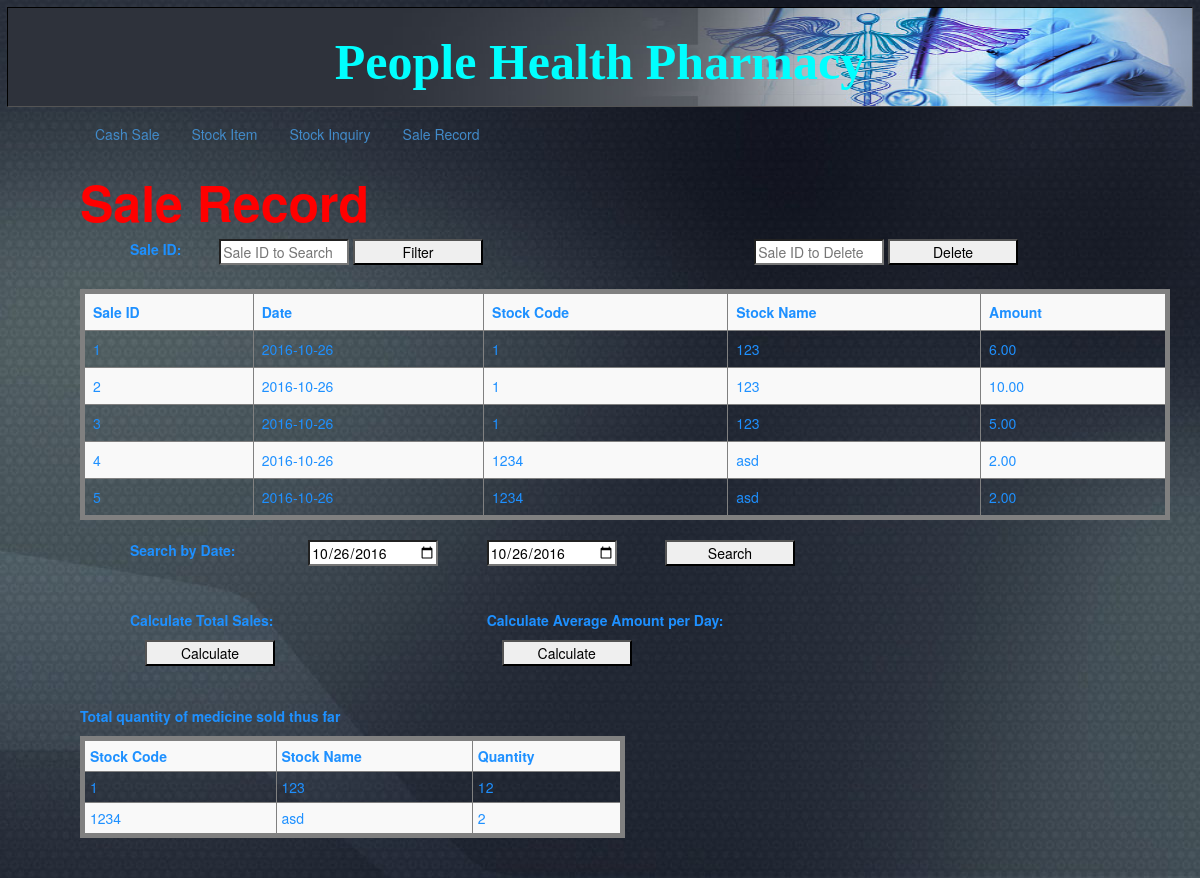
Screenshot of /record.php with the database file from the repository.
### tables this page shows
CREATE TABLE `sales_record` (
  `sale_id` varchar(255) NOT NULL,
  `sale_date` date NOT NULL,
  `stock_code` int(8) NOT NULL,
  `stock_name` varchar(255) NOT NULL,
  `amount` decimal(10,2) NOT NULL,
  `quantity` int(4) NOT NULL
);

### record.php (the view, shortened to what this page needs)
<?php
if(isset($_POST['search']))
{
    $saleToSearch = $_POST['saleToSearch'];
    $query = "SELECT * FROM `sales_record` WHERE CONCAT(`sale_id`, `sale_date`, `stock_code`, `stock_name`, `amount`) LIKE '%".$saleToSearch."%'";
    $search_result = filterTable($query);
}
 else {
    $query = "SELECT * FROM `sales_record`";
    $search_result = filterTable($query);
    $medicinequery = "SELECT stock_code, stock_name, SUM(quantity) AS med_quantity FROM sales_record GROUP BY stock_code";
    $medicine_sales = filterTable($medicinequery);
}
if(isset($_POST['searchByDate']))
{
    $date1 = $_POST['toCal1'];
    $date2 = $_POST['toCal2'];
    $query = "SELECT * FROM `sales_record` WHERE `sale_date` BETWEEN '$date1' AND '$date2'";
    $search_result = filterTable($query);
}
 else {
    $query = "SELECT * FROM `sales_record`";
    $search_result = filterTable($query);
}
function filterTable($query)
{
    $connect = mysqli_connect("localhost", "root", "", "srs_db");
    $filter_Result = mysqli_query($connect, $query);
    return $filter_Result;
}
?>
<!DOCTYPE html>
<html lang="en" data-ng-app="myApp">
<head>
	 <link href="css/bootstrap.min.css" rel="stylesheet" />
    <link href="css/style.css" rel="stylesheet" />
</head>
<body>
    <header>
        <h1 id="shopname">People Health Pharmacy</h1>
    </header>
    <div class="container" >
        <?php
			include("header.php");
		?>
        <form action="record.php" method="post">
            <div class="row">
                <div class="col-md-12">
                    <h1>Sale Record</h1>
                    <div class="row">
                        <div class="col-sm-1">
                            <p><strong>Sale ID: </strong></p>
                        </div>
                        <div class="col-sm-6">
                            <input type="text" name="saleToSearch" placeholder="Sale ID to Search" />
                            <input type="submit" name="search" value="Filter" />
                        </div>
                        <div class="col-sm-5" >
                            <input type="text" name="toDelete" placeholder="Sale ID to Delete" />
                            <input type="submit" name="delete" value="Delete" />
                        </div>
                    </div><br/>
                    <table class="table table-striped table-hover" border="5" cellpadding="5" cellspacing="0" style="border-collapse: collapse" bordercolor="#808080" width="100&#37">
                        <tr>
                            <th>Sale ID</th>
                            <th>Date</th>
                            <th>Stock Code</th>
                            <th>Stock Name</th>
                            <th>Amount</th>
                        </tr>
                        <?php
                            while($row = mysqli_fetch_array($search_result)):
                        ?>
                        <tr>
                            <td><?php
                                echo $row['sale_id'];
                            ?></td>
                            <td><?php
                                echo $row['sale_date'];
                            ?></td>
                            <td><?php
                                echo $row['stock_code'];
                            ?></td>
                            <td><?php
                                echo $row['stock_name'];
                            ?></td>
                            <td><?php
                                echo $row['amount'];
                            ?></td>
                        </tr>
                        <?php
                            endwhile;
                        ?>
                    </table>
                    <div class="row">
                        <div class="col-sm-2">
                            <p><strong>Search by Date:</strong></p>
                        </div>
                        <div class="col-sm-2">
                            <input type="date" name="toCal1" value="<?php echo date('Y-m-d'); ?>"/>
                        </div>
                        <div class="col-sm-2">
                            <input type="date" name="toCal2" value="<?php echo date('Y-m-d'); ?>"/>
                        </div>
                        <div class="col-sm-2">
                            <input type="submit" name="searchByDate" value="Search"/>
                        </div>
                    </div>
                    <br/><br/>
                    <div class="row">
                        <div class="col-sm-4">
                            <p><strong>Calculate Total Sales:</strong></p>
                        </div>
                        <div class="col-sm-4">
                            <p><strong>Calculate Average Amount per Day:</strong></p>
                        </div>
                    </div>
                    <div class="row">
                        <div class="col-sm-4">
                            <div class="col-sm-4" ng-hide="showme1">
                                <input type="button" value="Calculate" ng-click="showme1 = 1"/>
                            </div>
                        </div>
                        <div class="col-sm-4">
                            <div class="col-sm-4" ng-hide="showme2">
                                <input type="button" value="Calculate" ng-click="showme2 = 1"/>
                            </div>
                        </div>
                    </div>
                    <br/><br/>
                    <p><strong>Total quantity of medicine sold thus far</strong></p>
                    <table class="table-striped table-hover" border="5" cellpadding="5" cellspacing="0" bordercolor="#808080" width="50%">
                    <tr>
                        <th>Stock Code</th>
                        <th>Stock Name</th>
                        <th>Quantity</th>
                    </tr>
                    <?php
                        while($row = mysqli_fetch_array($medicine_sales)):
                    ?>
                    <tr>
                        <td><?php
                            echo $row['stock_code'];
                        ?></td>
                        <td><?php
                            echo $row['stock_name'];
                        ?></td>
                        <td><?php
                            echo $row['med_quantity'];
                        ?></td>
                    </tr>
                    <?php
                        endwhile;
                    ?>
                    </table><br/><br/>
                </div>
            </div>
        </form>
    </div>
</body>
</html>

### css/style.css (style rules this page uses)
h1 { color:red; font-weight: bold; font-size: 50px; }
div { padding-left: 50px; }
input { width: 130px; }
body { background-image: url("../image/background.jpg"); background-repeat: no-repeat; color:dodgerblue; }
header { border: 1px inset black; margin: 0.5em; padding: 0.5em; text-align:center; background:url("../image/header.jpg"); background-repeat: no-repeat; height: 100px; background-size: 100% 100%; }
#shopname { text-align: center; color: cyan; font-family:cursive; }

### rows the page displays
sales_record: sale_id "1", sale_date "2016-10-26", stock_code "1", stock_name "123", amount "6.00"
sales_record: sale_id "2", sale_date "2016-10-26", stock_code "1", stock_name "123", amount "10.00"
sales_record: sale_id "3", sale_date "2016-10-26", stock_code "1", stock_name "123", amount "5.00"
sales_record: sale_id "4", sale_date "2016-10-26", stock_code "1234", stock_name "asd", amount "2.00"
sales_record: sale_id "5", sale_date "2016-10-26", stock_code "1234", stock_name "asd", amount "2.00"

### other values shown
$row['stock_code'] "1"
$row['stock_name'] "123"
$row['med_quantity'] "12"
$row['stock_code'] "1234"
$row['stock_name'] "asd"
$row['med_quantity'] "2"
